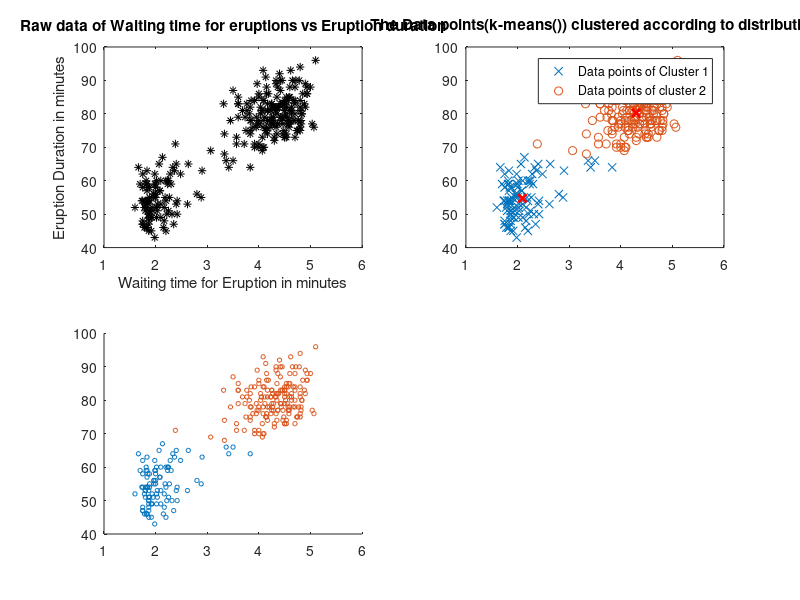

Reproduce this figure in MATLAB. (Note: this script raises an error after producing the figure.)
% Date : April 20 2017
% Name : Sindhu Valasa Reddy
% USC ID : 8047774699
% Email : valasare@usc.edu
% EE 511 : Project #7 - Expectation Maximization
% Question 4

clc;
clear all; 
close all; 
Maximum_Data = 272;
Sources = 2;
Cluster1_RowIndex= 1;
Cluster2_RowIndex= 1;
Eruption_Time= [3.600 1.800 3.333 2.283 4.533 2.883 4.700 3.600 1.950 4.350 1.833 3.917 4.200 1.750 4.700 2.167 1.750 4.800 1.600 4.250 1.800 1.750 3.450 3.067 4.533 3.600 1.967 4.083 3.850 4.433 4.300 4.467 3.367 4.033 3.833 2.017 1.867 4.833 1.833 4.783 4.350 1.883 4.567 1.750 4.533 3.317 3.833 2.100 4.633 2.000 4.800 4.716 1.833 4.833 1.733 4.883 3.717 1.667 4.567 4.317 2.233 4.500 1.750 4.800 1.817 4.400 4.167 4.700 2.067 4.700 4.033 1.967 4.500 4.000 1.983 5.067 2.017 4.567 3.883 3.600 4.133 4.333 4.100 2.633 4.067 4.933 3.950 4.517 2.167 4.000 2.200 4.333 1.867 4.817 1.833 4.300 4.667 3.750 1.867 4.900 2.483 4.367 2.100 4.500 4.050 1.867 4.700 1.783 4.850 3.683 4.733 2.300 4.900 4.417 1.700 4.633 2.317 4.600 1.817 4.417 2.617 4.067 4.250 1.967 4.600 3.767 1.917 4.500 2.267 4.650 1.867 4.167 2.800 4.333 1.833 4.383 1.883 4.933 2.033 3.733 4.233 2.233 4.533 4.817 4.333 1.983 4.633 2.017 5.100 1.800 5.033 4.000 2.400 4.600 3.567 4.000 4.500 4.083 1.800 3.967 2.200 4.150 2.000 3.833 3.500 4.583 2.367 5.000 1.933 4.617 1.917 2.083 4.583 3.333 4.167 4.333 4.500 2.417 4.000 4.167 1.883 4.583 4.250 3.767 2.033 4.433 4.083 1.833 4.417 2.183 4.800 1.833 4.800 4.100 3.966 4.233 3.500 4.366 2.250 4.667 2.100 4.350 4.133 1.867 4.600 1.783 4.367 3.850 1.933 4.500 2.383 4.700 1.867 3.833 3.417 4.233 2.400 4.800 2.000 4.150 1.867 4.267 1.750 4.483 4.000 4.117 4.083 4.267 3.917 4.550 4.083 2.417 4.183 2.217 4.450 1.883 1.850 4.283 3.950 2.333 4.150 2.350 4.933 2.900 4.583 3.833 2.083 4.367 2.133 4.350 2.200 4.450 3.567 4.500 4.150 3.817 3.917 4.450 2.000 4.283 4.767 4.533 1.850 4.250 1.983 2.250 4.750 4.117 2.150 4.417 1.817 4.467];
Eruption_Waiting_time= [79 54 74 62 85 55 88 85 51 85 54 84 78 47 83 52 62 84 52 79 51 47 78 69 74 83 55 76 78 79 73 77 66 80 74 52 48 80 59 90 80 58 84 58 73 83 64 53 82 59 75 90 54 80 54 83 71 64 77 81 59 84 48 82 60 92 78 78 65 73 82 56 79 71 62 76 60 78 76 83 75 82 70 65 73 88 76 80 48 86 60 90 50 78 63 72 84 75 51 82 62 88 49 83 81 47 84 52 86 81 75 59 89 79 59 81 50 85 59 87 53 69 77 56 88 81 45 82 55 90 45 83 56 89 46 82 51 86 53 79 81 60 82 77 76 59 80 49 96 53 77 77 65 81 71 70 81 93 53 89 45 86 58 78 66 76 63 88 52 93 49 57 77 68 81 81 73 50 85 74 55 77 83 83 51 78 84 46 83 55 81 57 76 84 77 81 87 77 51 78 60 82 91 53 78 46 77 84 49 83 71 80 49 75 64 76 53 94 55 76 50 82 54 75 78 79 78 78 70 79 70 54 86 50 90 54 54 77 79 64 75 47 86 63 85 82 57 82 67 74 54 83 73 73 88 80 71 83 56 79 78 84 58 83 43 60 75 81 46 90 46 74];
Eruption_Time= Eruption_Time.';

% Storing the Eruption Time and Eruption waiting time in 2 columns %
for Row_Index = 1:Maximum_Data
    EruptionTime_WaitingTime_Merged(Row_Index,1)= Eruption_Time(Row_Index);
    EruptionTime_WaitingTime_Merged(Row_Index,2)= Eruption_Waiting_time(Row_Index);
end   

% This is the raw plot of the data points of the eruption time and the waiting times %
figure(1);
subplot(2,2,1);
[Clustered_data,Estimated_KMEAN]= kmeans(EruptionTime_WaitingTime_Merged,Sources); 
plot(EruptionTime_WaitingTime_Merged(:,1), EruptionTime_WaitingTime_Merged(:,2), 'k*');
title('Raw data of Waiting time for eruptions vs Eruption duration');
xlabel('Waiting time for Eruption in minutes');
ylabel('Eruption Duration in minutes');

% The scattered plot of the two clusters specifying the centroids %
subplot(2,2,2);
plot(EruptionTime_WaitingTime_Merged(Clustered_data==1,1),EruptionTime_WaitingTime_Merged(Clustered_data==1,2), 'x');
hold on
plot(EruptionTime_WaitingTime_Merged(Clustered_data==2,1),EruptionTime_WaitingTime_Merged(Clustered_data==2,2), 'o');
plot(Estimated_KMEAN(1,1),Estimated_KMEAN(1,2), 'rx','LineWidth',2); % Plotting the estimated mean for Cluster 1
plot(Estimated_KMEAN(2,1),Estimated_KMEAN(2,2), 'rx','LineWidth',2); % Plotting the estimated mean for Cluster 2
legend('Data points of Cluster 1','Data points of cluster 2');
title('The Data points(k-means()) clustered according to distribution');
hold off

% Seperating the clustered data into a matrix to pass it as an argument for gmdistribution.fit() to calculate the pdf parameters using EM approach %
for Row_Index = 1:Maximum_Data
    if(Clustered_data(Row_Index,1)==1)
        Cluster1(Cluster1_RowIndex,1)= EruptionTime_WaitingTime_Merged(Row_Index,1);
        Cluster1(Cluster1_RowIndex,2)= EruptionTime_WaitingTime_Merged(Row_Index,2);
        Cluster1_RowIndex= Cluster1_RowIndex+1;
    elseif(Clustered_data(Row_Index,1)==2)
        Cluster2(Cluster2_RowIndex,1)= EruptionTime_WaitingTime_Merged(Row_Index,1);
        Cluster2(Cluster2_RowIndex,2)= EruptionTime_WaitingTime_Merged(Row_Index,2);
        Cluster2_RowIndex= Cluster2_RowIndex+1;
    end
end

Input_Matrix_GMM= [Cluster1;Cluster2];

% Overlaying the scatter plot on the contour plot generated by EM Approach %
subplot(2,2,3);
hold on
scatter(Cluster1(:,1),Cluster1(:,2),10,'g.');
hold on 
scatter(Cluster2(:,1),Cluster2(:,2),10,'b.');
hold on
opt = statset('Display','final');
% To calculate the PDF parameters using EM approach %
Expectation_Max = gmdistribution.fit(Input_Matrix_GMM,Sources,'Options',opt);
ezcontour(@(x,y)pdf(Expectation_Max,[x y]),[0,7],[40,100]);
title('Scatter plot after convergence through Expectation Maximization'); xlabel('Range of X');
ylabel('Range of Y');
hold off

% To calculate the 3D plot of the the GMM % 
subplot(2,2,4);
pdf(Expectation_Max,Input_Matrix_GMM);
ezsurf(@(x,y)pdf(Expectation_Max,[x y]),[0,7],[40 100]);
